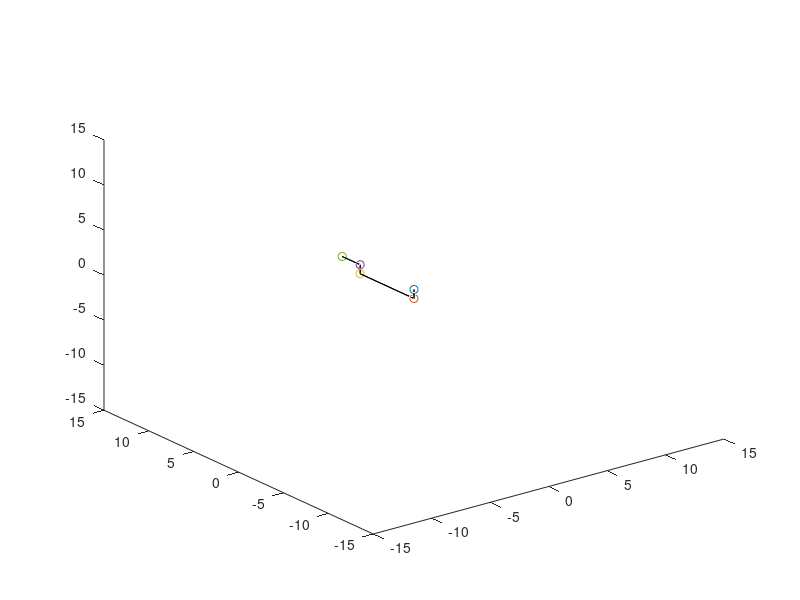

This chart was generated by the following MATLAB code: (Note: this script raises an error after producing the figure.)
plot3(0,0,0,'o');
hold on
plot3(0,0,-1,'o');
plot3(0,6,-1,'o');
plot3(0,6,0,'o');
plot3(0,8,0,'o');
X = [0 0 0 0 0];
Y = [0 0 6 6 8];
Z = [0 -1 -1 0 0];
plot3(X,Y,Z,'k-')

A = [0 0 0];
B = [0 0 -1];
C = [0 6 -1];
D = [0 6 0];
E = [0 8 0];
F = [0 0 0];
G = [0 12 0];
M = [A.',B.',C.',D.',E.'];
X = M(1,:);
Y = M(2,:);
Z = M(3,:);
plot3(X,Y,Z,'k-');
axis([-15 15 -15 15 -15 15]);

for theta1 = 0:20/360*pi:2*pi
    A1 = TRANS0_1(A,theta1);
    B1 = TRANS0_1(B,theta1);
    C1 = TRANS0_1(C,theta1);
    D1 = TRANS0_1(D,theta1);
    E1 = TRANS0_1(E,theta1);
    %F1 = TRANS0_1(F,theta1);
    M = [A1.',B1.',C1.',D1.',E1.'];
    X1 = M(1,:);
    Y1 = M(2,:);
    Z1 = M(3,:);
    
    
    for theta2 = 0:20/360*pi:2*pi
        F2 = TRANS1_2(F,theta2);
        G2 = TRANS1_2(G,theta2);
        F1 = TRANS0_1(F2,theta1);
        G1 = TRANS0_1(G2,theta1);
        %N = [F1.',G1.'];
        N = [G1.'];
        X2 = N(1,:);
        Y2 = N(2,:);
        Z2 = N(3,:);
        %plot3(X1,Y1,Z1,'r-');
        axis([-15 15 -15 15 -15 15]);
        hold on
        plot3(X2,Y2,Z2,'bo');
        %hold off
        pause(0.05)
    end
    
    
end

